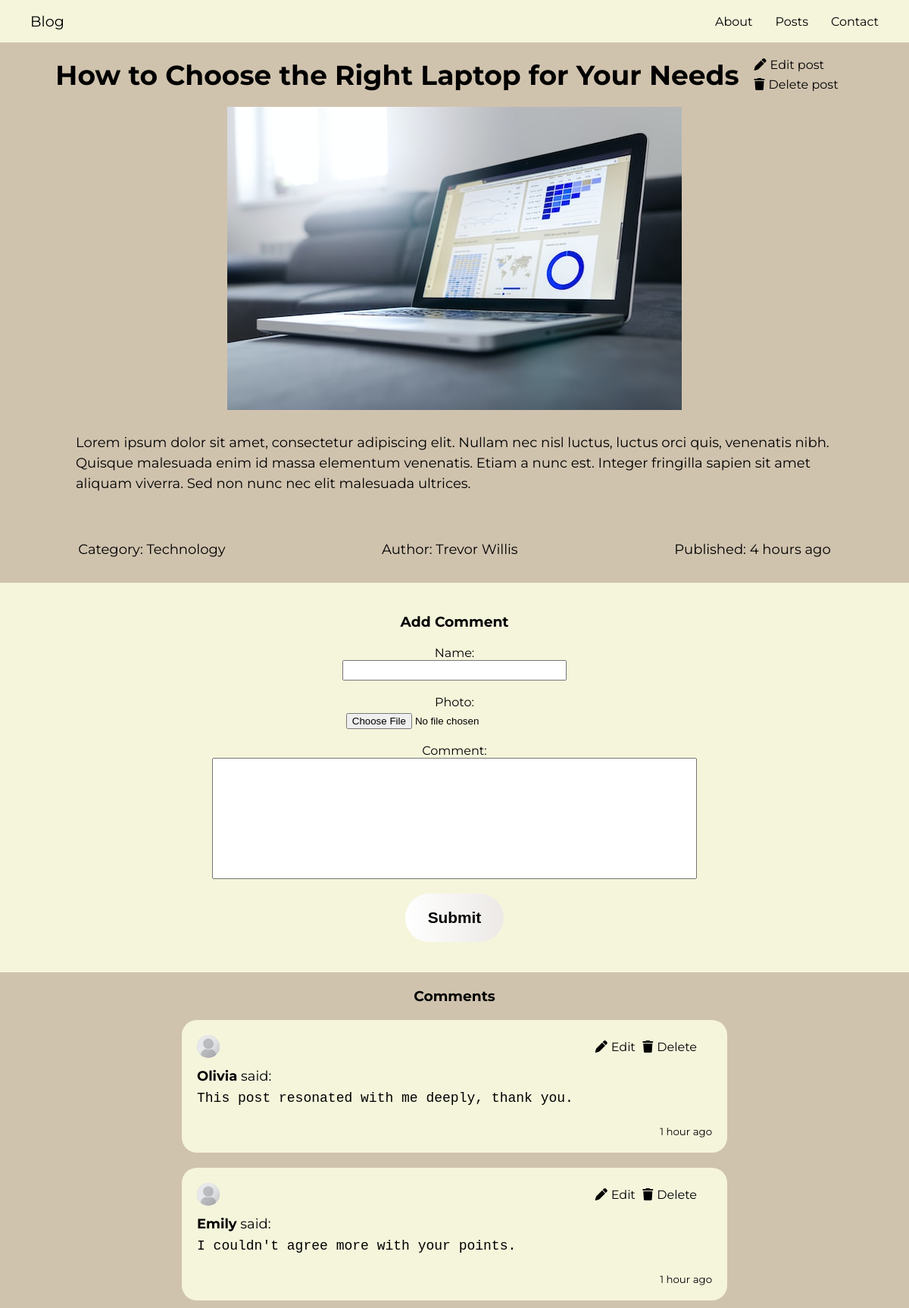
The page /post.php?id=4 on the database as committed earlier.
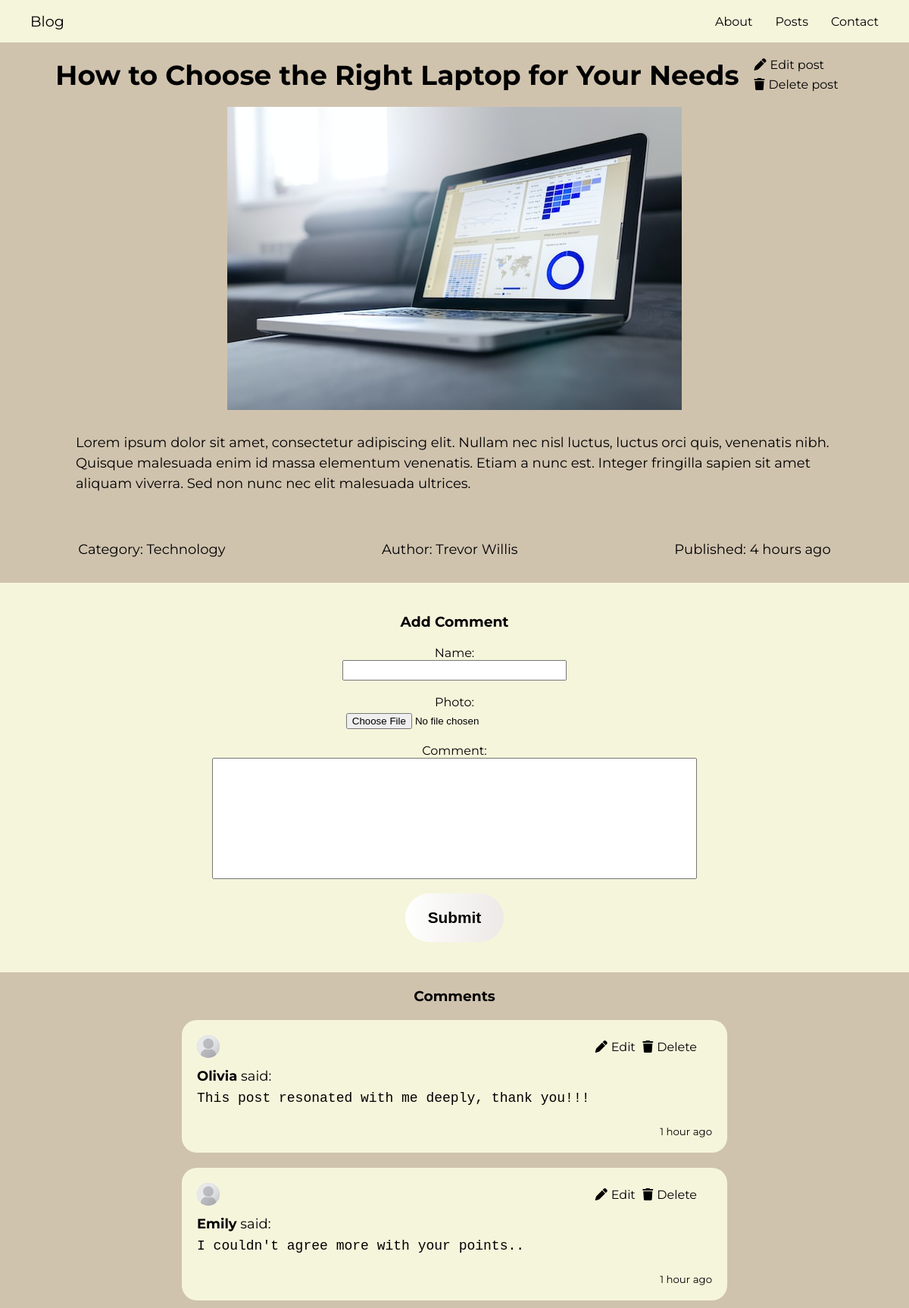
The same page on the database as committed later.
### tables this page shows
CREATE TABLE posts (
  id INTEGER PRIMARY KEY,
  title TEXT,
  content TEXT,
  photo TEXT,
  category TEXT DEFAULT 'uncategorized',
  author_photo TEXT DEFAULT 'default_author_photo.jpg',
  author_name TEXT DEFAULT 'Anonymous',
  created_at TIMESTAMP DEFAULT CURRENT_TIMESTAMP
);

CREATE TABLE comments (
    id INTEGER PRIMARY KEY,
    post_id INTEGER,
    author_name TEXT,
    content TEXT,
    created_at DATETIME DEFAULT CURRENT_TIMESTAMP
, author_photo TEXT DEFAULT 'static/img/avatar.jpg');

### funcs.php (called while the page is built, shortened)
<?php
function human_time_diff($start_date, $end_date = null)
{
    $diff = abs($end_date - $start_date);
    $intervals = array(
        31556926 => array('year', 31556926),
        2629744 => array('month', 2629744),
        604800 => array('week', 604800),
        86400 => array('day', 86400),
        3600 => array('hour', 3600),
        60 => array('minute', 60),
        1 => array('second', 1)
    );
    $result = '';
    foreach ($intervals as $seconds => $data) {
        if ($diff >= $seconds) {
            $count = floor($diff / $seconds);
            $result = $count . ' ' . $data[0] . ($count > 1 ? 's' : '') . ' ago';
            break;
        }
    }
    return $result;
}
?>

### post.php (the view, shortened to what this page needs)
<!DOCTYPE html>
<html>
<head>
    <link rel="stylesheet" href="static/css/post.css">
    <link rel="stylesheet" href="static/css/styles.css">
</head>
<body>
    <nav>
        <div class="logo"><a href="/blog">Blog</a></div>
        <ul>
            <li><a href="#">About</a></li>
            <li><a href="posts.php">Posts</a></li>
            <li><a href="#">Contact</a></li>
        </ul>
    </nav>
    <?php
    include 'funcs.php';
    $db = new PDO("sqlite:blog.db");
    $post_id = $_GET['id'];
    $stmt = $db->prepare("SELECT * FROM posts WHERE id = :post_id");
    $stmt->bindParam(':post_id', $post_id);
    $stmt->execute();
    $row = $stmt->fetch();
    echo '<div class="title-container">';
    echo '<h2>' . $row['title'] . '</h2>';
    echo '<div class="modify">';
    echo '<a href="/blog/edit_post.php?id=' . $post_id . '">' . '<i class="fa-solid fa-pen"></i>Edit post</a>';
    echo '<a href="/blog/delete_post.php?id=' . $post_id . '">' . '<i class="fa-solid fa-trash"></i>Delete post</a>';
    echo '</div>';
    echo '</div>';
    echo '<img src="' . $row['photo'] . '" alt="post image">';
    echo '<p>' . $row['content'] . '</p>';
    echo '<div class="info">';
    echo '<p>Category: ' . $row['category'] . '</p>';
    echo '<p>Author: ' . $row['author_name'] . '</p>';
    echo '<p>Published: ' . human_time_diff(strtotime($row['created_at']), time()) . '</p>';
    echo '</div>';
    ?>
    <form class="addCommentForm" enctype="multipart/form-data" action="add_comment.php" method="POST">
        <h3 style="padding-bottom:20px; text-align: center;">Add Comment</h3>
        <label for="name">Name:</label>
        <input type="text" id="name" name="name" required>
        <br>
        <label for="photo" class="post-label">Photo:</label>
        <input type="file" id="photo" name="author_photo" class="post-input">
        <br>
        <label for="content">Comment:</label>
        <textarea id="content" name="content" required></textarea>
        <br>
        <button type="submit" value="Submit">Submit</button>
    </form>
    <?php
    $comments_stmt = $db->prepare("SELECT * FROM comments WHERE post_id = :post_id ORDER BY created_at DESC");
    $comments_stmt->bindParam(':post_id', $post_id);
    $comments_stmt->execute();
    $comments = $comments_stmt->fetchAll();
    echo '<div class="comments">';
    echo '<h3>Comments</h3>';
    if (count($comments) == 0) {
        echo '<p>No comments yet.</p>';
    } else {
        $i = 0;
        foreach ($comments as $comment) {
            echo '<div class="comment">';
            echo '<div class="img">';
            echo '<img src="' . $comment['author_photo'] . '">';
            echo '</div>';
            echo '<form id="editCommentForm' . $i . '" method="post" action="edit_comment.php">';
            echo '<div class="modify">';
            echo '<a class="edit" onclick="editComment(' . $i . ')">' . '<i class="fa-solid fa-pen"></i>Edit</a>';
            echo '<a class="trash" href="/blog/delete_comment.php?id=' . $comment['id'] . '&post_id='. $post_id .'">' . '<i class="fa-solid fa-trash"></i>Delete</a>';
            echo '</div>';
            echo '<p><strong>' . $comment['author_name'] . '</strong> said:</p>';
            echo '<textarea name="new_content">' . $comment['content'] . '</textarea>';
            echo '</form>';
            echo "<small>" . human_time_diff(strtotime($comment['created_at']), time()) . "</small>";
            echo '</div>';
            $i = $i + 1;
        }
    }
    echo '</div>';
    ?>
</body>
</html>

### static/css/post.css (style rules this page uses)
h2 { font-size: 36px; }
.title-container { display: flex; align-items: center; justify-content: center; padding: 20px 0; }
i { padding-right: 5px; }
.modify { display: flex; flex-direction: column; justify-content: center; padding: 0 20px; gap: 7px; }
img { max-width: 100%; height: auto; margin-bottom: 20px; height: 400px; background-color: #ccc; margin: 0 auto; }
p { font-size: 18px; line-height: 1.5; max-width: 1000px; margin: 30px auto; }
.info { display: flex; }
.comments { display: flex; align-items: center; flex-direction: column; padding-top: 20px; }
.comments h3 { padding-bottom: 10px; }
.comment { display: flex; flex-direction: column; gap: 0; background: beige; padding: 20px; border-radius: 20px; margin: 10px; width: 60%; }
.comment p { margin: 0; }
.comment small { padding-top: 2px; align-self: flex-end; }
.comment a { text-align: right; z-index: 1; width: 7ch; cursor: pointer; }
.comment textarea { padding-top: 5px; font-size: 18px; background: none; border: none; resize: none; width: 100%; }
.comment .modify { display: flex; flex-direction: row; justify-content: flex-end; position: relative; margin-top: -1.5em; margin-bottom: 1em; }
.comment img { width: 30px; height: auto; align-self: flex-start; border-radius: 50%; }
.comment .img { align-self: flex-start; }
.addCommentForm { background: beige; display: flex; flex-direction: column; padding: 40px 10%; align-items: center; }
.addCommentForm input { width: 40ch; height: 2em; padding: 5px; }
.addCommentForm textarea { padding: 1em; width: 80ch; height: 20ch; resize: none; }

### static/css/styles.css (style rules this page uses)
*, *::after, *::before { padding: 0; margin: 0; box-sizing: border-box; }
body { -ms-overflow-style: none; scrollbar-width: none; background-color: #d0c3ae; }
button { cursor: pointer; border: none; padding: 20px 30px; border-radius: 40px; font-size: 1.3em; font-weight: bold; width: max-content; background: linear-gradient(to right, #FFFFFF, #ECE9E6); }
img { max-width: 100%; display: block; object-fit: cover; }
body { font-family: Montserrat; }
nav { background-color: beige; display: flex; height: 7vh; max-height: 70px; align-items: center; padding-left: 40px; }
.logo a { font-size: 1.2em; text-decoration: none; color: black; }
nav ul { padding-right: 40px; width: 100%; justify-content: flex-end; gap: 30px; display: flex; list-style-type: none; margin: 0 auto; }
a { text-decoration: none; color: black; }

Rows that differ between the two databases and show on the page:
changed comments "Olivia": new_content "This post resonated with me deeply, thank you." → "This post resonated with me deeply, thank you!!!"
changed comments "Emily": new_content "I couldn't agree more with your points." → "I couldn't agree more with your points.."
